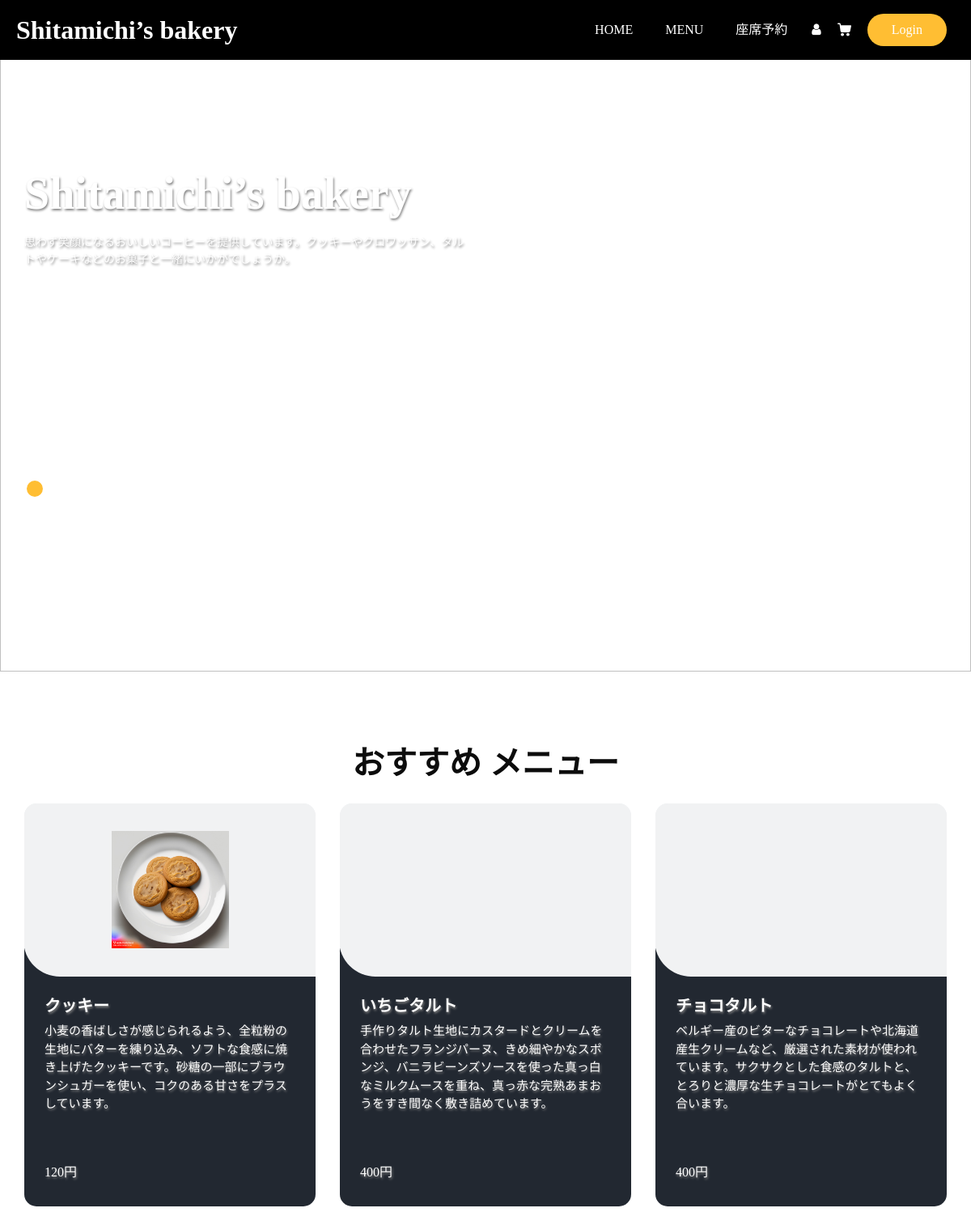
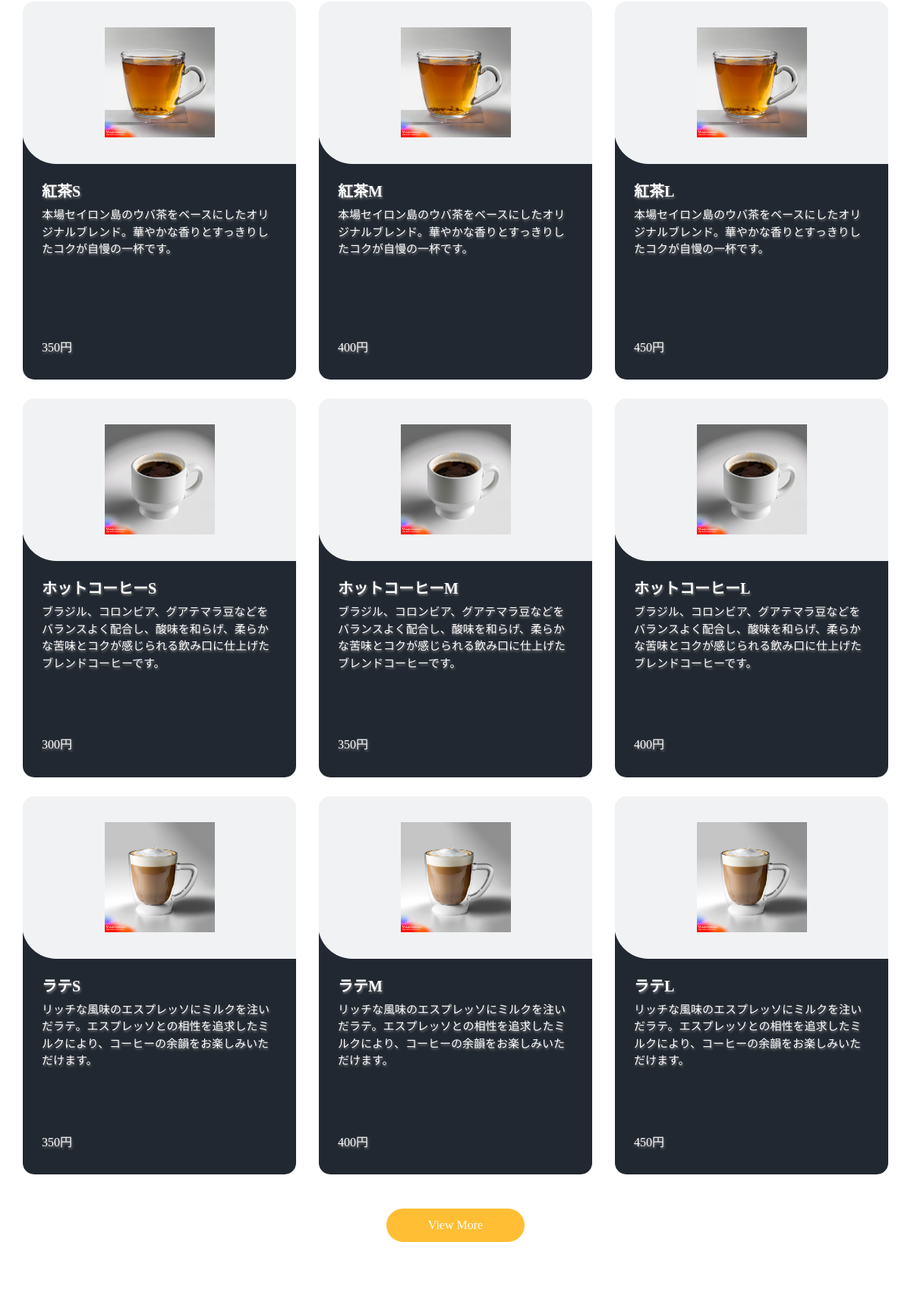
The page / (upper part) on the database its author committed (2 pictures, top to bottom).
### tables this page shows
create table product (
    product_id int auto_increment primary key,  
    product_name varchar(100) not null,         
    product_price int not null,                 
    product_genre varchar(50) not null,         
    image_path varchar(200) not null,           
    product_description varchar(500) not null,  
    is_featured bit not null                    
);

### index.php (the view, shortened to what this page needs)
<?php require 'header.php'; ?>
  <div class="hero_area">
    <div class="bg-box">
      <img src="Shitamichi_images/Coffee-and-Pastries.jpg" alt="">
    </div>
    <section class="slider_section ">
      <div id="customCarousel1" class="carousel slide" data-ride="carousel">
        <div class="carousel-inner">
          <div class="carousel-item active">
            <div class="container ">
              <div class="row">
                <div class="col-md-7 col-lg-6 ">
                  <div class="detail-box">
                    <h1 class="slider-title">
                      Shitamichi’s bakery
                    </h1>
                    <p>
                      思わず笑顔になるおいしいコーヒーを提供しています。クッキーやクロワッサン、タルトやケーキなどのお菓子と一緒にいかがでしょうか。
                    </p>
                  </div>
                </div>
              </div>
            </div>
          </div>
        </div>
        <div class="container">
          <ol class="carousel-indicators">
            <li data-target="#customCarousel1" data-slide-to="0" class="active"></li>
            <li data-target="#customCarousel1" data-slide-to="1"></li>
            <li data-target="#customCarousel1" data-slide-to="2"></li>
          </ol>
        </div>
      </div>
    </section>
  </div>
  <section class="food_section layout_padding">
    <div class="container">
      <div class="heading_container heading_center">
        <h2>
          おすすめ メニュー
        </h2>
      </div>
      <div class="filters-content">
        <div class="row grid">
          <?php
            foreach($pdo->query('select * from product') as $row){
              if($row['is_featured']){
                echo '<div class="col-sm-6 col-lg-4 all ', $row['product_genre'], '">';
                echo '<div class="box">';
                echo '<div>';
                echo '<div class="img-box">';
                echo '<img src="product_images/', $row['product_genre'], '/', $row['image_path'], '" alt="">';
                echo '</div>';
                echo '<div class="detail-box">';
                echo '<h5>';
                echo $row['product_name'];
                echo '</h5>';
                echo '<p>';
                echo $row['product_description'];
                echo '</p>';
                echo '<div class="options">';
                echo '<h6>';
                echo $row['product_price'],'円';
                echo '</h6>';
                echo '</div>';
                echo '</div>';
                echo '</div>';
                echo '</div>';
                echo '</div>';
              }
            }
          ?>
      </div>
    </div>
    <div class="btn-box">
      <a href="menu.php">
        View More
      </a>
    </div>
  </section>
<?php require 'footer.php'; ?>

### header.php (shortened to what this page needs)
<!DOCTYPE html>
<html lang="ja">
<head>
  <link href="css\login.css" rel="stylesheet" type="text/css" media="all">
  <link href="https://cdn.jsdelivr.net/npm/bootstrap@5.0.2/dist/css/bootstrap.min.css" rel="stylesheet">
  <link rel="stylesheet" type="text/css" href="css/bootstrap.css" />
  <link rel="stylesheet" type="text/css" href="https://cdnjs.cloudflare.com/ajax/libs/OwlCarousel2/2.3.4/assets/owl.carousel.min.css" />
  <link rel="stylesheet" href="https://cdnjs.cloudflare.com/ajax/libs/jquery-nice-select/1.1.0/css/nice-select.min.css" />
  <link href="css/font-awesome.min.css" rel="stylesheet" />
  <link href="css/responsive.css" rel="stylesheet" />
  <link href="css/style2.css" rel="stylesheet" />
</head>
<body>
  <div class="sub_page">
  <div class="hero_area">
    <div class="bg-box">
    </div>
        <header class="header_section">
            <div class="container">
              <nav class="navbar navbar-expand-lg custom_nav-container fixed-top">
                <a class="navbar-brand" href="index.php">
                  <span>
                    Shitamichi’s bakery
                  </span>
                </a>
                <div class="collapse navbar-collapse" id="navbarSupportedContent">
                  <ul class="navbar-nav  mx-auto ">
                    <li class="nav-item">
                      <a class="nav-link" href="index.php">Home</a>
                    </li>
                    <li class="nav-item">
                      <a class="nav-link" href="menu.php">Menu</a>
                    </li>
                    <li class="nav-item">
                      <a class="nav-link" href="seat.php">座席予約</a>
                    </li>
                  </ul>
                  <div class="user_option">
                    <?php
                    if (isset($_SESSION['customer'])) {
                      echo '<a class="nav-link" href="dm.php">お知らせ</a>';
                      echo '<a href="account.php" class="user_link">';
                      echo '<i class="fa fa-user" aria-hidden="true"></i>';
                      echo '</a>';
                    } else {
                      echo '<a href="login.php" class="user_link">';
                      echo '<i class="fa fa-user" aria-hidden="true"></i>';
                      echo '</a>';
                    }
                    ?>
                    <a class="cart_link" href="cart.php">
                    </a>
                    <?php
                    if (isset($_SESSION['customer'])) {
                      echo '<a href="account.php" class="order_online">';
                      echo 'Account';
                      echo '</a>';
                    } else {
                      echo '<a href="login.php" class="order_online">';
                      echo 'Login';
                      echo '</a>';
                    }
                    ?>
                  </div>
                </div>
              </nav>
            </div>
          </header>
    </div>
  </div>

### footer.php (shortened to what this page needs)
</body>
</html>

### css/login.css (style rules this page uses)
h2 { text-align: center; }

### css/responsive.css (style rules this page uses)
@media (min-width: 1200px) { .container { max-width: 1170px; } }

### rows shown on the page
product: product_genre+image_path (picture), product_name "クッキー", product_description "小麦の香ばしさが感じられるよう、全粒粉の生地にバターを練り込み、ソフトな食感に焼き上げたクッキーです。砂糖の一部にブラウンシュガーを使い、コクのある甘さをプラスしています。", product_price "120"
product: product_name "いちごタルト", product_description "手作りタルト生地にカスタードとクリームを合わせたフランジパーヌ、きめ細やかなスポンジ、バニラビーンズソースを使った真っ白なミルクムースを重ね、真っ赤な完熟あまおうをすき間なく敷き詰めています。", product_price "400"
product: product_name "チョコタルト", product_description "ベルギー産のビターなチョコレートや北海道産生クリームなど、厳選された素材が使われています。サクサクとした食感のタルトと、とろりと濃厚な生チョコレートがとてもよく合います。", product_price "400"
product: product_genre+image_path (picture), product_name "紅茶S", product_description "本場セイロン島のウバ茶をベースにしたオリジナルブレンド。華やかな香りとすっきりしたコクが自慢の一杯です。", product_price "350"
product: product_genre+image_path (picture), product_name "紅茶M", product_description "本場セイロン島のウバ茶をベースにしたオリジナルブレンド。華やかな香りとすっきりしたコクが自慢の一杯です。", product_price "400"
product: product_genre+image_path (picture), product_name "紅茶L", product_description "本場セイロン島のウバ茶をベースにしたオリジナルブレンド。華やかな香りとすっきりしたコクが自慢の一杯です。", product_price "450"
product: product_genre+image_path (picture), product_name "ホットコーヒーS", product_description "ブラジル、コロンビア、グアテマラ豆などをバランスよく配合し、酸味を和らげ、柔らかな苦味とコクが感じられる飲み口に仕上げたブレンドコーヒーです。", product_price "300"
product: product_genre+image_path (picture), product_name "ホットコーヒーM", product_description "ブラジル、コロンビア、グアテマラ豆などをバランスよく配合し、酸味を和らげ、柔らかな苦味とコクが感じられる飲み口に仕上げたブレンドコーヒーです。", product_price "350"
product: product_genre+image_path (picture), product_name "ホットコーヒーL", product_description "ブラジル、コロンビア、グアテマラ豆などをバランスよく配合し、酸味を和らげ、柔らかな苦味とコクが感じられる飲み口に仕上げたブレンドコーヒーです。", product_price "400"
product: product_genre+image_path (picture), product_name "ラテS", product_description "リッチな風味のエスプレッソにミルクを注いだラテ。エスプレッソとの相性を追求したミルクにより、コーヒーの余韻をお楽しみいただけます。", product_price "350"
product: product_genre+image_path (picture), product_name "ラテM", product_description "リッチな風味のエスプレッソにミルクを注いだラテ。エスプレッソとの相性を追求したミルクにより、コーヒーの余韻をお楽しみいただけます。", product_price "400"
product: product_genre+image_path (picture), product_name "ラテL", product_description "リッチな風味のエスプレッソにミルクを注いだラテ。エスプレッソとの相性を追求したミルクにより、コーヒーの余韻をお楽しみいただけます。", product_price "450"
